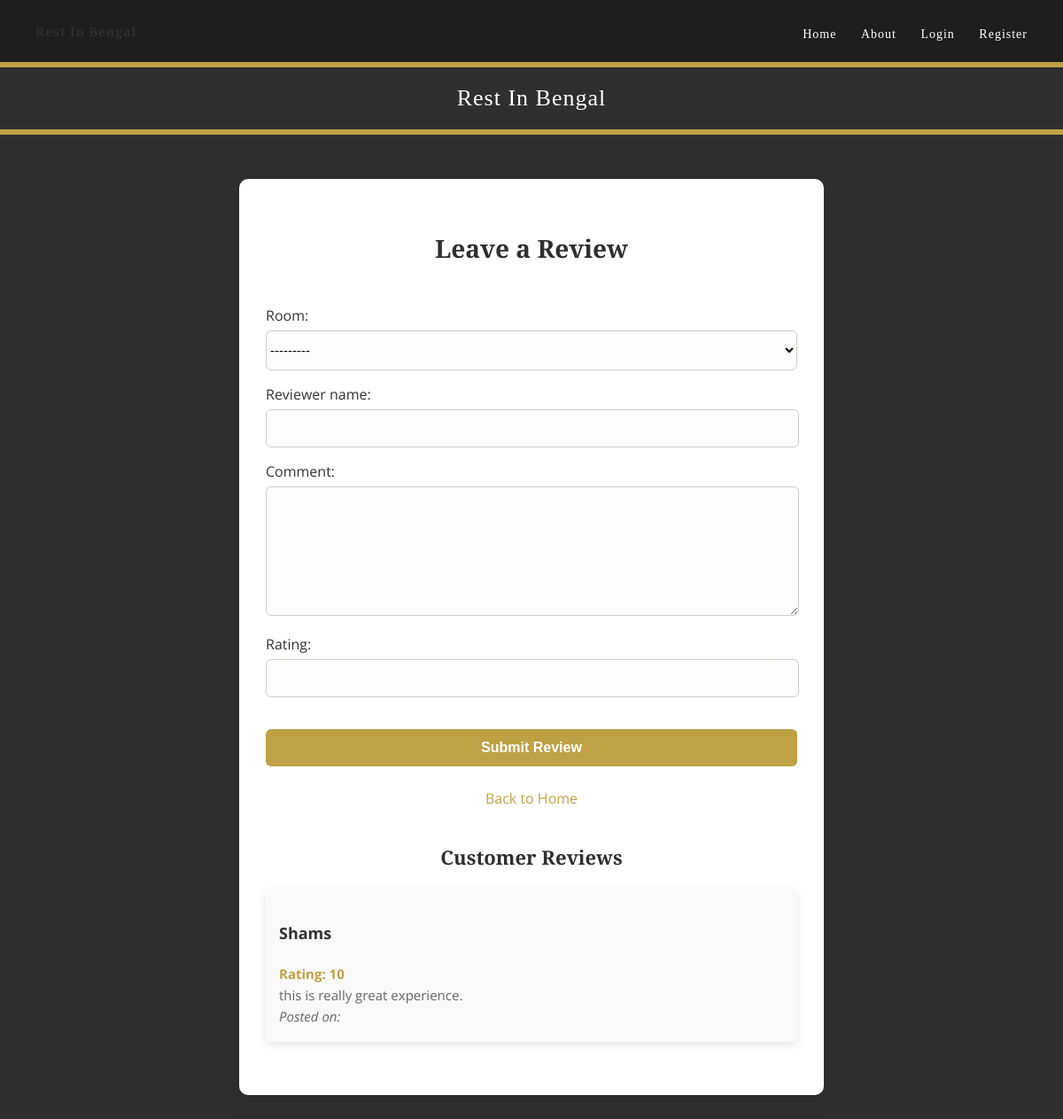
Before: /review/ with the older database file.
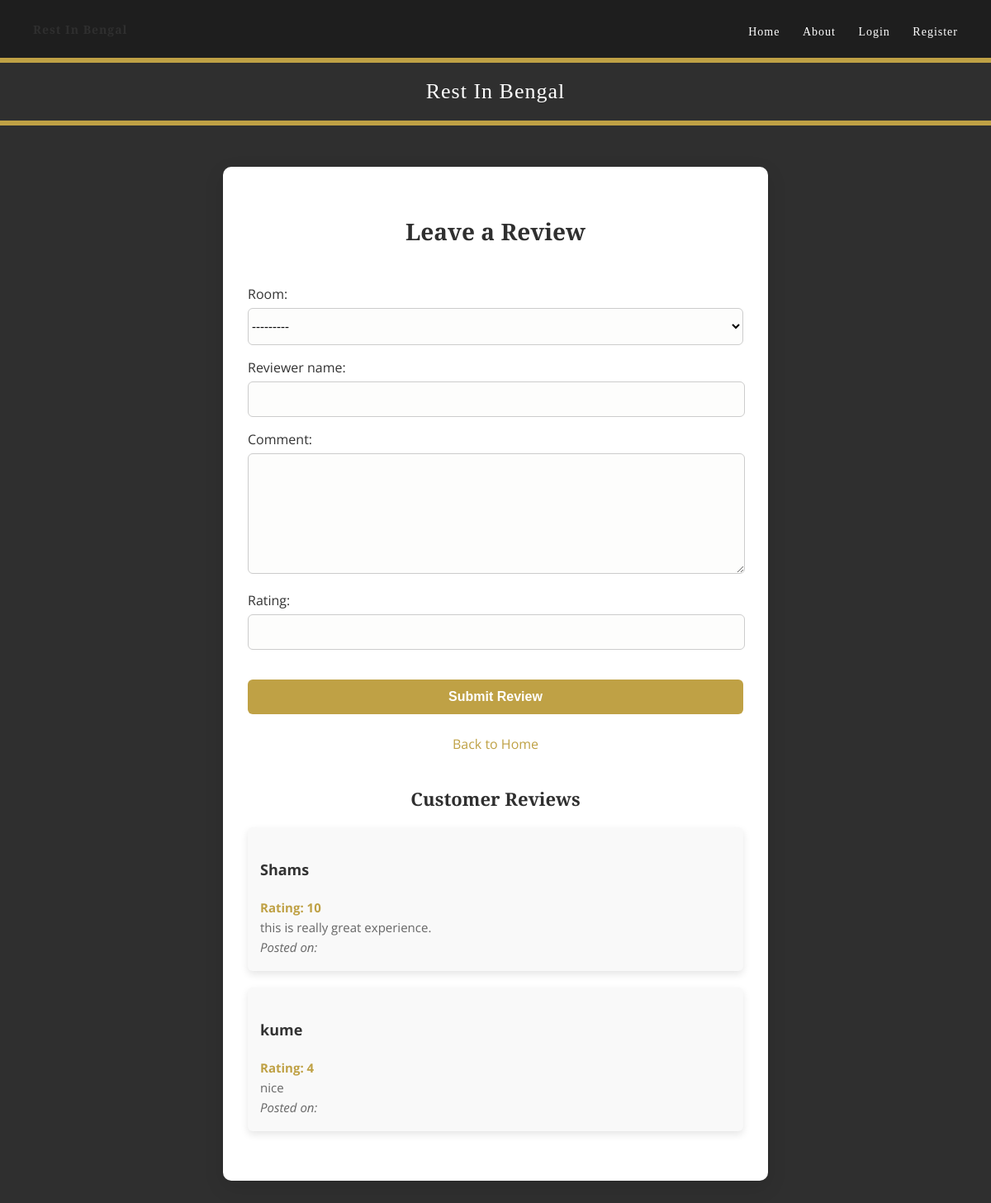
After: the same page with the newer database file.
### app2/models.py (models this page shows)
class Review(models.Model):
    room = models.ForeignKey(Room, on_delete=models.CASCADE)
    reviewer_name = models.CharField(max_length=100)
    comment = models.TextField()
    rating = models.IntegerField()

### app2/views.py (the view)
# urls.py: path('review/', views.leave_review, name='leave_review'),
def leave_review(request):
    if request.method == 'POST':
        form = ReviewForm(request.POST)
        if form.is_valid():
            form.save()  # Save the review to the database
            return redirect('home')  # Redirect to the home page after saving the review
    else:
        form = ReviewForm()
    reviews = Review.objects.all()  # Fetch all reviews
    return render(request, 'review.html', {'form': form, 'reviews': reviews})  # Pass reviews to template

### app2/forms.py
class ReviewForm(forms.ModelForm):
    class Meta:
        model = Review
        fields = ['room', 'reviewer_name', 'comment', 'rating']
    def __init__(self, *args, **kwargs):
        super(ReviewForm, self).__init__(*args, **kwargs)
        self.fields['room'].label_from_instance = lambda obj: f"{obj.type} - {obj.price}"  # Displaying room details

### templates/review.html (shortened to what this page needs)
<!DOCTYPE html>
<html lang="en">
<head>
</head>
<body>
    {% include 'navbar.html' %}
    <header>
        Rest In Bengal
    </header>
    <div class="review-container">
        <h1>Leave a Review</h1>
        <form method="post">
            <div class="form-group">
                {{ form.as_p }}
            </div>
            <button type="submit">Submit Review</button>
        </form>
        <div class="form-footer">
            <a href="{% url 'home' %}">Back to Home</a>
        </div>
        <div class="reviews-section">
            <h2>Customer Reviews</h2>
            {% for review in reviews %}
                <div class="review-item">
                    <h4>{{ review.reviewer_name }}</h4>
                    <p class="rating">Rating: {{ review.rating }}</p>
                    <p>{{ review.comment }}</p>
                    <p><em>Posted on: {{ review.created_at|date:"F j, Y, g:i a" }}</em></p>
                </div>
            {% empty %}
                <p>No reviews yet. Be the first to leave a review!</p>
            {% endfor %}
        </div>
    </div>
</body>
</html>

Changed rows visible on the page:
added Review: reviewer_name "kume", rating "4", comment "nice"
